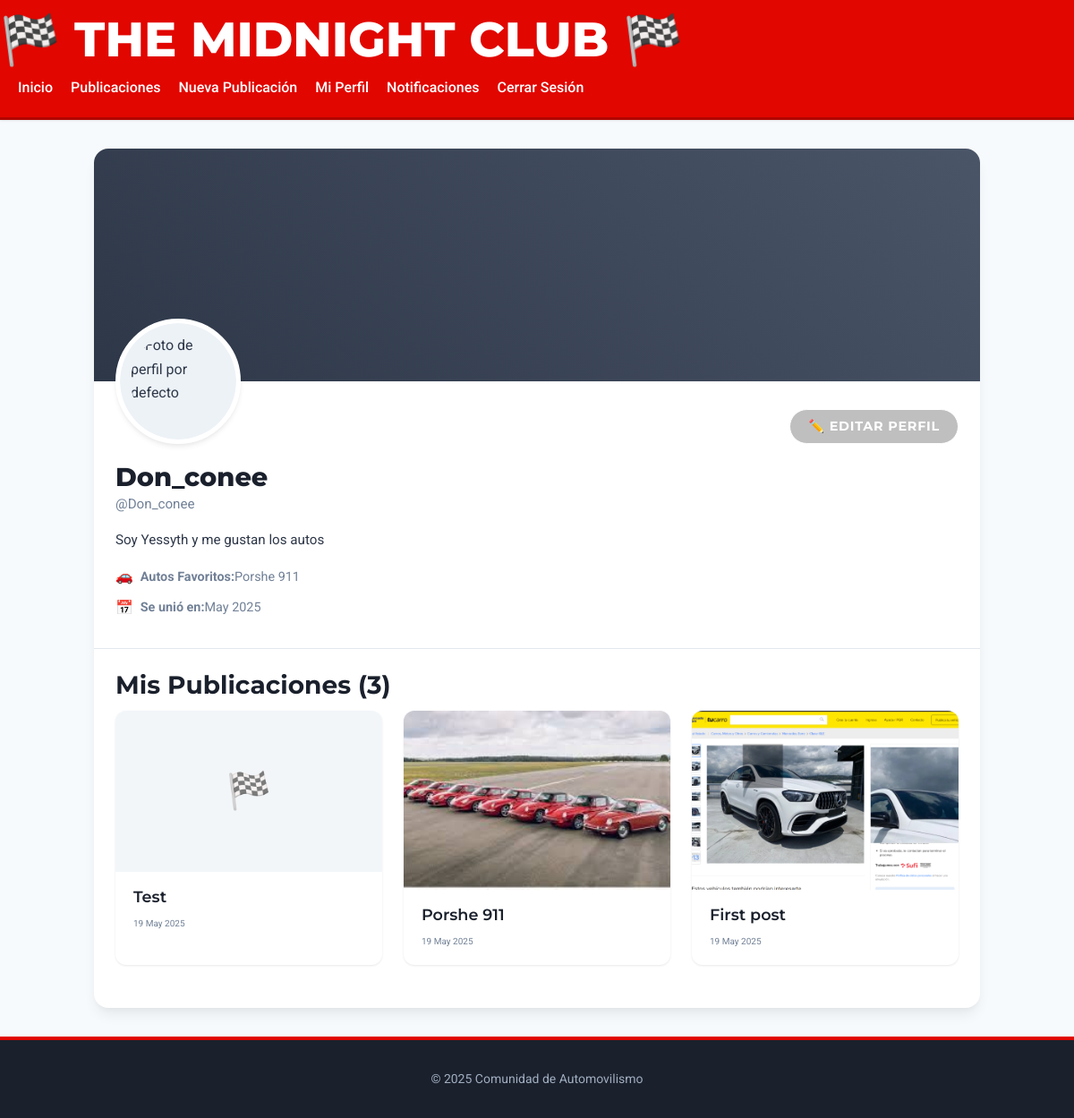
The app's page /perfil/ (signed in) with its own data.
### usuarios/models.py (models this page shows, shortened)
class Perfil(models.Model):
    user = models.OneToOneField(User, on_delete=models.CASCADE)
    biografia = models.TextField(blank=True, null=True)
    foto = models.ImageField(upload_to='fotos_perfil/', blank=True, null=True, default='fotos_perfil/default.png')
    autos_favoritos = models.CharField(max_length=200, blank=True, null=True)
    foto_portada = models.ImageField(upload_to='fotos_portada/', blank=True, null=True)

### publicaciones/models.py (models this page shows, shortened)
class Publicacion(models.Model):
    autor = models.ForeignKey(User, on_delete=models.CASCADE)
    titulo = models.CharField(max_length=100)
    contenido = models.TextField()
    categoria = models.CharField(max_length=50, choices=CATEGORIAS_CHOICES, default='otros')
    imagen = models.ImageField(upload_to='publicaciones/', blank=True, null=True)
    fecha_creacion = models.DateTimeField(auto_now_add=True)
    fecha_modificacion = models.DateTimeField(auto_now=True)
    likes = models.ManyToManyField(User, related_name='publicaciones_gustadas', blank=True)
    class Meta:
        ordering = ['-fecha_creacion']
    def get_absolute_url(self):
        return reverse('detalle_publicacion', kwargs={'pk': self.pk})

### usuarios/views.py (the view)
# urls.py: path('perfil/', views.perfil, name='perfil'),
@login_required
def perfil(request):
    perfil_obj, creado = Perfil.objects.get_or_create(user=request.user)
    publicaciones_usuario = Publicacion.objects.filter(autor=request.user).order_by('-id')
    context = {
        'perfil_usuario': perfil_obj, # Pasamos el objeto Perfil
        'publicaciones_usuario': publicaciones_usuario
    }
    return render(request, 'usuarios/perfil.html', context)

### notificaciones/context_processors.py (called while the page is built)
def contador_notificaciones_no_leidas(request):
    if request.user.is_authenticated:
        count = Notificacion.objects.filter(destinatario=request.user, leida=False).count()
        return {'notificaciones_no_leidas_count': count}
    return {}

### usuarios/templates/usuarios/perfil.html (shortened to what this page needs)
{% extends 'base.html' %}
{% load static %}
{% block content %}
<div class="profile-page-container">
    <header class="profile-header">
        <div class="cover-image-container">
            {% if perfil_usuario.foto_portada %}
                <img src="{{ perfil_usuario.foto_portada.url }}" alt="Foto de portada de {{ request.user.username }}" class="cover-image">
            {% else %}
                <div class="cover-image-default"></div>
            {% endif %}
        </div>
        <div class="profile-header-main">
            <div class="profile-picture-actions-wrapper">
                <div class="profile-picture-container">
                    {% if perfil_usuario.foto %}
                        <img src="{{ perfil_usuario.foto.url }}" alt="Foto de perfil de {{ request.user.username }}" class="profile-picture">
                    {% else %}
                        <img src="{% static 'images/default_profile.png' %}" alt="Foto de perfil por defecto" class="profile-picture default">
                    {% endif %}
                </div>
                <div class="profile-actions">
                    <a href="{% url 'editar_perfil' %}" class="btn btn-outline-light">✏️ Editar Perfil</a>
                </div>
            </div>
            <div class="profile-user-info">
                <h1 class="profile-display-name">{{ request.user.get_full_name|default:request.user.username }}</h1>
                <p class="profile-username">@{{ request.user.username }}</p>
                {% if perfil_usuario.biografia %}
                    <p class="profile-bio">{{ perfil_usuario.biografia }}</p>
                {% endif %}
                <ul class="profile-details-list">
                    {% if perfil_usuario.autos_favoritos %}
                    <li><span class="icon">🚗</span> <strong>Autos Favoritos:</strong> {{ perfil_usuario.autos_favoritos }}</li>
                    {% endif %}
                    <li><span class="icon">📅</span> <strong>Se unió en:</strong> {{ request.user.date_joined|date:"F Y" }}</li>
                </ul>
            </div>
        </div>
    </header>
    <section class="profile-content-section">
        <h2 class="section-title">Mis Publicaciones ({{ publicaciones_usuario.count }})</h2>
        {% if publicaciones_usuario %}
            <div class="publications-grid profile-publications-grid">
                {% for publicacion in publicaciones_usuario %}
                <article class="publication-card">
                    <a href="{{ publicacion.get_absolute_url }}" class="publication-card-link">
                        {% if publicacion.imagen %}
                            <div class="publication-card-image-container">
                                <img src="{{ publicacion.imagen.url }}" alt="{{ publicacion.titulo }}">
                            </div>
                        {% else %}
                            <div class="publication-card-image-container placeholder-image">
                                <span>🏁</span>
                            </div>
                        {% endif %}
                        <div class="publication-card-content">
                            <h3>{{ publicacion.titulo }}</h3>
                            <p class="publication-date"><small>{{ publicacion.fecha_creacion|date:"d M Y" }}</small></p>
                        </div>
                    </a>
                </article>
                {% endfor %}
            </div>
        {% else %}
            <p>Aún no has realizado ninguna publicación. ¡<a href="{% url 'crear_publicacion' %}">Anímate a compartir algo</a>!</p>
        {% endif %}
    </section>
</div>
{% endblock %}

### records on screen
Perfil: biografia "Soy Yessyth y me gustan los autos", autos_favoritos "Porshe 911"
Publicacion: titulo "Test", fecha_creacion "19 May 2025"
Publicacion: imagen (picture), titulo "Porshe 911", fecha_creacion "19 May 2025"
Publicacion: imagen (picture), titulo "First post", fecha_creacion "19 May 2025"

### other values on screen
{{ request.user.get_full_name|default:request.user.username }} "Don_conee"
{{ request.user.username }} "Don_conee"
{{ request.user.date_joined|date:"F Y" }} "May 2025"
{{ publicaciones_usuario.count }} "3"
